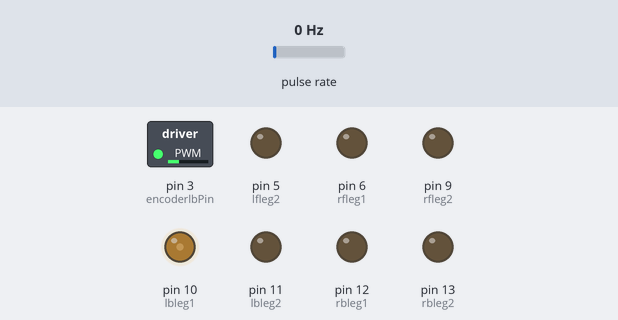
This sketch was run on a simulated Arduino Uno, built with avr-gcc and run on an emulated ATmega328P. Shown: switched loads named in the sketch (green lamp = pin HIGH), output pins drawn as LEDs (lit = HIGH). Wiring (inferred from the names in the program): pulse sensor: data pin 2. Inputs (shaded band) come from the test bench; at power-on: pulse rate 0 Hz.

Above: at 0.1 s.
Timing chart, 0 to 1.6 s (numbered marks = the images above):
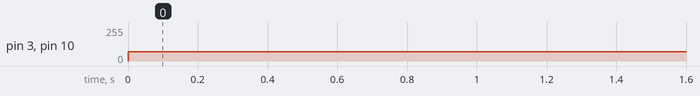

The sketch:

Generic_Code.ino
```cpp
#include "AutoPID.h"
// pins defined
//defined pin for encoder
#define encoderlfPin  2
#define encoderlbPin  3
//#define encoderrfPin  3
//#define encoderrbPin  3
//defined pins for motors
#define lfleg1 3
#define lfleg2 5
#define rfleg1 6
#define rfleg2 9
#define lbleg1 10
#define lbleg2 11
#define rbleg1 12
#define rbleg2 13

//PID variables declared here
int bklcorr = 0, bkrcorr = 0;
double synlkp = 0, synlki = 0.000, synlkd = 0, synrkp = 0, synrki = 0.00, synrkd = 00;    //Kp,Ki,Kd for AutoPID Lib
uint8_t synmax = 100, synmin = 0;   //Variables for min and max adjust pwm
//global variables defined
int pwmsl = 70;
int endvalue = 0;
float angle;
volatile unsigned int encoderlfPos = 0;
volatile unsigned int encoderlbPos = 0;
volatile unsigned int encoderrfPos = 0;
volatile unsigned int encoderrbPos = 0;

AutoPID syncl(&encoderlbPos, encoderlfPos, &bklcorr, synmin, synmax, synlkp, synlki, synlkd);
AutoPID syncr(&encoderrbPos, encoderrfPos, &bkrcorr, synmin, synmax, synrkp, synrki, synrkd);
void setup() {

  Serial.begin (9600);
  // turn on pull-up resistor
  pinMode(encoderlfPin, INPUT_PULLUP);
  pinMode(encoderlbPin, INPUT_PULLUP);
  // pinMode(encoderrfPin, INPUT_PULLUP);
  //pinMode(encoderrbPin, INPUT_PULLUP);

  pinMode(lfleg1, OUTPUT);
  pinMode(lfleg2, OUTPUT);
  pinMode(rfleg1, OUTPUT);
  pinMode(rfleg2, OUTPUT);
  pinMode(lbleg1, OUTPUT);
  pinMode(lbleg2, OUTPUT);
  pinMode(rbleg1, OUTPUT);
  pinMode(rbleg2, OUTPUT);


  attachInterrupt(digitalPinToInterrupt(encoderlfPin), doEncoderlf, CHANGE);
  attachInterrupt(digitalPinToInterrupt(encoderlbPin), doEncoderlb, CHANGE);
  //attachInterrupt(digitalPinToInterrupt(encoderrfPin), doEncoderrf, CHANGE);
  //attachInterrupt(digitalPinToInterrupt(encoderrbPin), doEncoderrb, CHANGE);
  syncl.setTimeStep(5);     //AutoPID Lib Functon
}
void doEncoderlf() {
  encoderlfPos++;
  encoderlfPos %= 280;
  //angle=encoder0Pos*1.285714;
}
void doEncoderlb() {
  encoderlbPos++;
  encoderlbPos %= 280;
  //angle=encoder1Pos*1.285714;
}
void doEncoderrf() {
  encoderrfPos++;
  encoderrfPos %= 280;
  //angle=encoder2Pos*1.285714;
}
void doEncoderrb() {
  encoderrbPos++;
  encoderrbPos %= 280;
  //angle=encoder3Pos*1.285714;
}
void drive(int st, int en)
{
  int diff = abs(st - en);
  int initialpos = st;
  analogWrite(lfleg1, pwmsl);
  analogWrite(lfleg2, 0);
  while (diff > abs(initialpos - encoderlfPos))
  {
    analogWrite(lbleg1, pwmsl + bklcorr);
    analogWrite(lbleg2, 0);
    syncl.run();
  }
}

void loop() {
  endvalue = 40;
  drive(encoderlfPos, encoderlfPos + endvalue);
}
```

AutoPID.cpp
```cpp
#include "AutoPID.h"

AutoPID::AutoPID(int *input, int *setpoint, int *output1, uint8_t outputMin, uint8_t outputMax, double Kp, double Ki, double Kd) {
  _input = input;
  _setpoint = setpoint;
  _output1 = output1;
  _outputMin = outputMin;
  _outputMax = outputMax;
  setGains(Kp, Ki, Kd);
  _timeStep = 1;
}//AutoPID::AutoPID
void AutoPID::setGains(double Kp, double Ki, double Kd) {
  _Kp = Kp;
  _Ki = Ki;
  _Kd = Kd;
}//AutoPID::setControllerParams
void AutoPID::setOutputRange(uint8_t outputMin, uint8_t outputMax) {
  _outputMin = outputMin;
  _outputMax = outputMax;
}//void AutoPID::setOutputRange
void AutoPID::setTimeStep(unsigned long timeStep) {
  _timeStep = timeStep;
}
void AutoPID::run() {
  unsigned long _dT = millis() - _lastStep;   //calculate time since last update
  if (_dT >= _timeStep) {                     //if long enough, do PID calculations
    _lastStep = millis();
      double _error;
      if ((*_setpoint - *_input) < 200)
        _error = *_setpoint - *_input;
      else if ((*_setpoint - *_input) > 150)
      {
        *_input += 280;
        _error = abs(*_input - *_setpoint) ;
        *_input -= 280;
      }
      _integral += (_error + _previousError) / 2 * _dT / 1000.0;   //Riemann sum integral
      //_integral = constrain(_integral, _outputMin/_Ki, _outputMax/_Ki);
      double _dError = (_error - _previousError) / _dT / 1000.0;   //derivative
      _previousError = _error;
      double PID = (_Kp * _error) + (_Ki * _integral) + (_Kd * _dError);
      //*_output = _outputMin + (constrain(PID, 0, 1) * (_outputMax - _outputMin));
        *_output1 = constrain(PID, _outputMin, _outputMax);
  }

}//void AutoPID::run
void AutoPID::reset() {
  _lastStep = millis();
  _integral = 0;
  _previousError = 0;
}
```

AutoPID.h
```cpp
#ifndef AUTOPID_H
#define AUTOPID_H
#include <Arduino.h>

class AutoPID {
  private:

    double _Kp, _Ki, _Kd;
    double _integral, _previousError;

    int *_input;
    int *_setpoint, *_output1;
    uint8_t _outputMin, _outputMax;

    unsigned long _timeStep, _lastStep;

  public:
    AutoPID(int *input, int *setpoint, int *output1, uint8_t outputMin, uint8_t outputMax, double Kp, double Ki, double Kd);
    void setGains(double Kp, double Ki, double Kd);
    void setOutputRange(uint8_t outputMin, uint8_t outputMax);
    void setTimeStep(unsigned long timeStep);
    void run();
    void reset();


};//class AutoPID

#endif
```

Measured:
- by itself, pin 3 (encoderlbPin), pin 10 (lbleg1): 0/255 → 70/255 at 0.00 s
